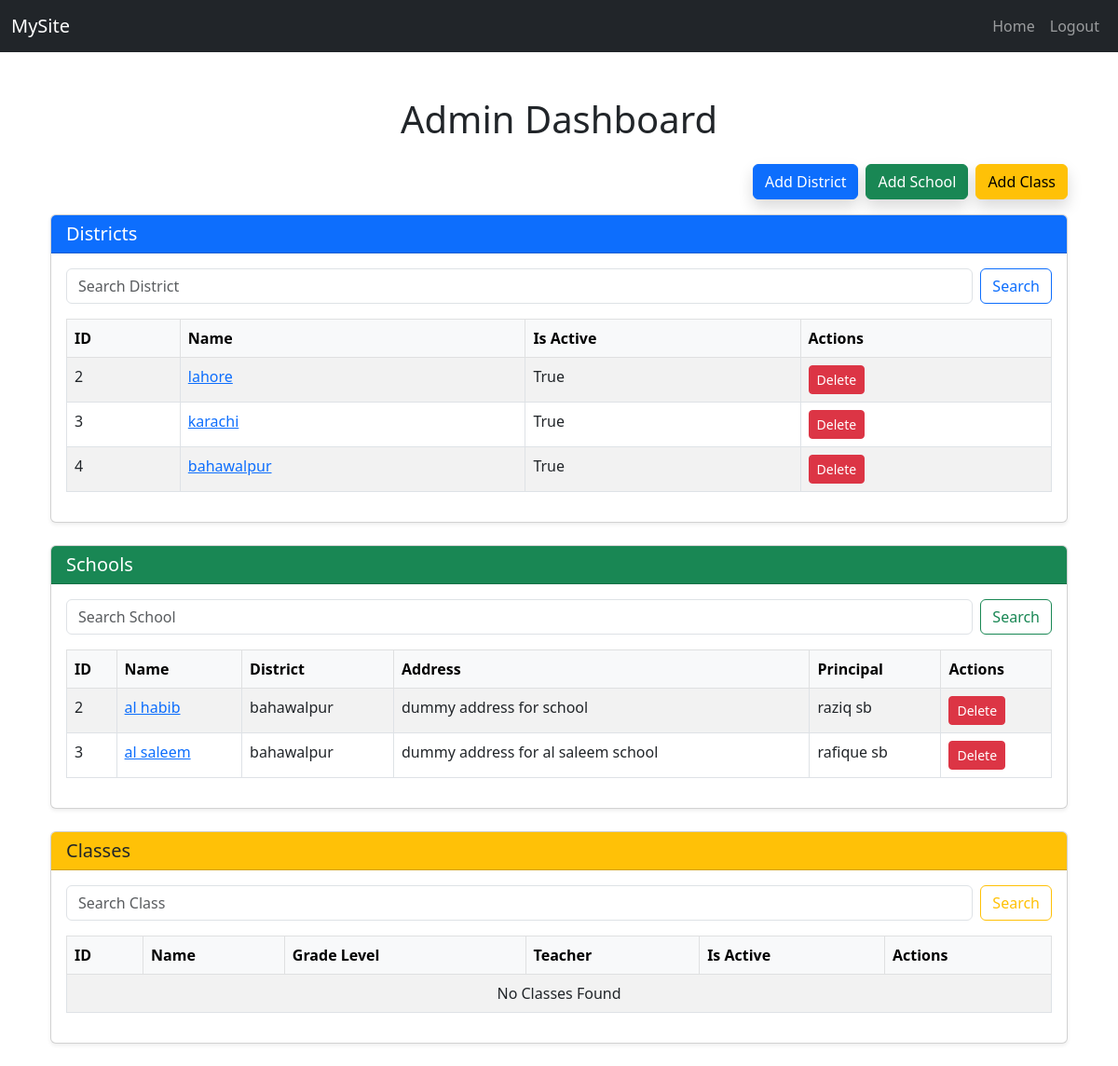
Page /user/admin/dashboard/ (signed in) on the earlier database version.
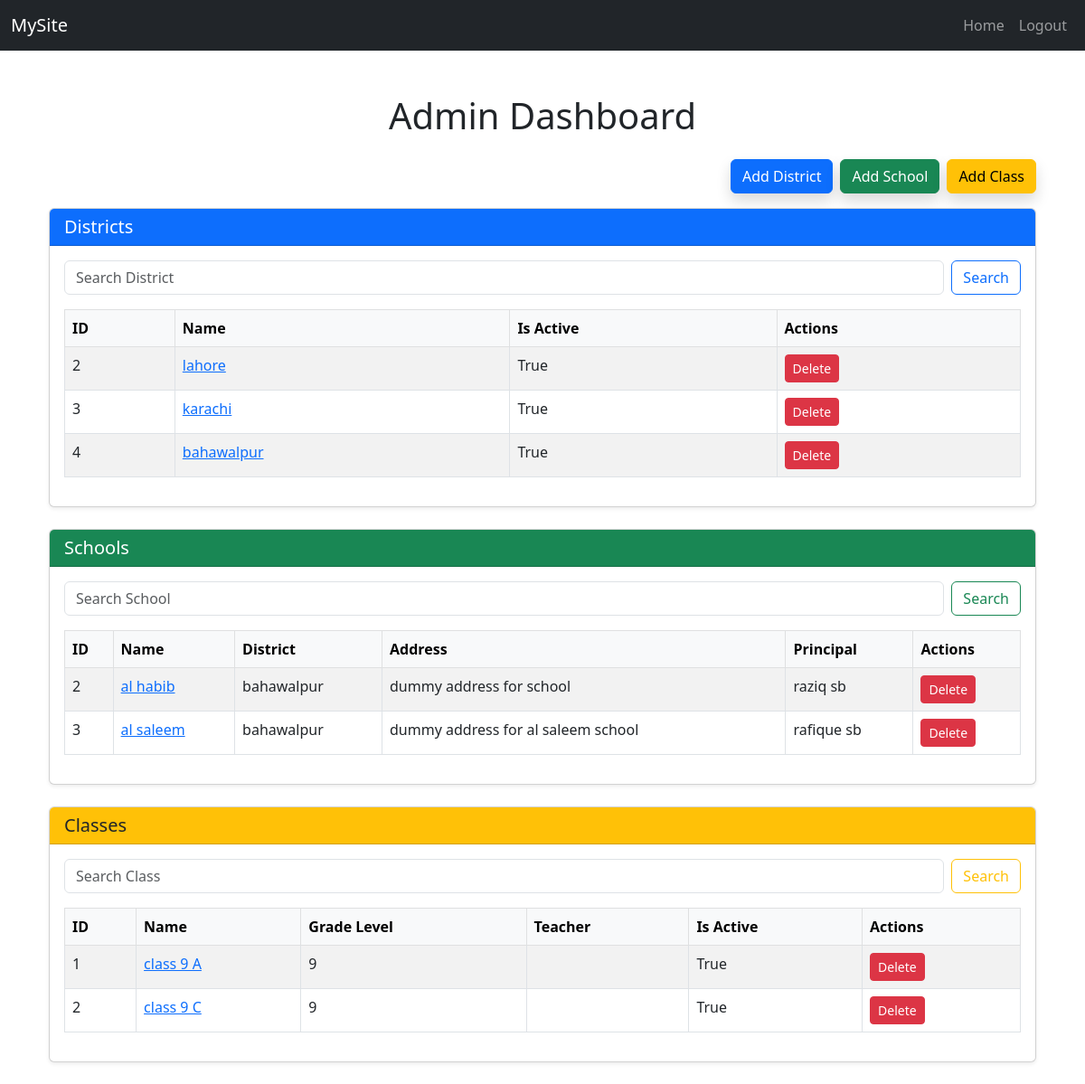
Same page on the later database version.
### school/models.py (models this page shows, shortened)
class District(models.Model):
    id = models.AutoField(primary_key=True)
    name = models.CharField(max_length=255, unique=True, verbose_name="District Name")
    create_time = models.DateTimeField(auto_now_add=True, verbose_name="Created At")
    is_active = models.BooleanField(default=True, verbose_name="Is Active")
    def __str__(self):
        return self.name

class School(models.Model):
    id = models.AutoField(primary_key = True)
    name = models.CharField(max_length=255, unique=True, verbose_name="School")
    address = models.TextField(verbose_name="Address")
    principal = models.CharField(max_length=255)
    district = models.ForeignKey(District, on_delete=CASCADE, related_name="school_district")
    created_at = models.DateTimeField(auto_now_add=True)
    is_active = models.BooleanField(default=True, verbose_name="Is Active")
    def __str__(self):
        return self.name

class ClassRoom(models.Model):
    name = models.CharField(max_length=100)
    grade_level= models.IntegerField(validators=[validate_grade_level])
    school = models.ForeignKey(School, on_delete=models.CASCADE, related_name='classes')
    assigned_teacher = models.ForeignKey(
        User,
        on_delete=models.SET_NULL,
        null=True,
        blank=True,
        limit_choices_to={'role': 'teacher'},
        related_name='teaching_classes'
    )
    students = models.ManyToManyField(
        User,
        blank=True,
        limit_choices_to={'role': 'student'},
        related_name='enrolled_classes'
    )
    is_active = models.BooleanField(default=True, verbose_name="Is Active")
    created_at = models.DateTimeField(auto_now_add=True)
    class Meta:
        unique_together = ('name', 'school')  #here ensuring classname should be unique, we fullfilled one section or multiple section requirements here

### users/views.py (the view)
# urls.py: path('admin/dashboard/', views.admin_dashboard, name='admin_dashboard'),
@admin_required
def admin_dashboard(request):
    districts = District.objects.all()
    schools = School.objects.all()
    classes = ClassRoom.objects.all()
    district_form = DistrictForm()
    school_form = SchoolForm()
    class_from = ClassForm
    district_search_query = request.GET.get('district_search')
    if district_search_query:
        districts = districts.filter(name__icontain=district_search_query)
    school_search_query = request.GET.get('school_search')
    if school_search_query:
        schools = schools.filter(name__icontain = school_search_query)
    class_search_query = request.GET.get('class_search')
    if class_search_query:
        classes = classes.filter(name__icontain = class_search_query)
    selected_district_id = request.GET.get('district_id')
    if selected_district_id:
        schools = schools.filter(district_id = selected_district_id)
    if request.method == 'POST' and 'add_district' in request.POST:
        district_form = DistrictForm(request.POST)
        if district_form.is_valid():
            district_form.save()
            return redirect('admin_dashboard')
    if request.method == 'POST' and 'add_school' in request.POST:
        school_form = SchoolForm(request.POST)
        if school_form:
            school_form.save()
            return redirect('admin_dashboard')
    selected_school_id = request.GET.get('school_id')
    if selected_school_id:
        classes = classes.filter(school_id = selected_school_id)
    if request.method == 'POST' and 'add_class' in request.POST:
        class_form = ClassForm(request.POST)
        if class_form.is_valid():
            class_form.save()
            return redirect('admin_dashboard')
    context = {
        'districts': districts,
        'schools': schools,
        'district_form':district_form,
        'school_form': school_form,
        'selected_district_id':selected_district_id,
        'classes': classes,
        'class_from': class_from,
        'selected_school_id': selected_school_id
    }
    return render(request, 'admin_dashboard.html', context)

### school/forms.py
class DistrictForm(forms.ModelForm):
    class Meta:
        model = District
        fields = ['name', 'is_active']

class SchoolForm(forms.ModelForm):
    class Meta:
        model = School
        fields = ['name', 'address','district', 'principal', 'is_active']

### users/models.py (called while the page is built)
    def __str__(self):
        return self.email

    def get_full_name(self):
        return self.full_name

### users/templates/admin_dashboard.html (shortened to what this page needs)
{% extends 'base.html' %}
{% block content %}
<div class="container mt-5">
    <h1 class="text-center mb-4">Admin Dashboard</h1>
    <div class="d-flex justify-content-end mb-3 gap-2">
        <button class="btn btn-primary shadow" data-bs-toggle="modal" data-bs-target="#addDistrictModal">Add District</button>
        <button class="btn btn-success shadow" data-bs-toggle="modal" data-bs-target="#addSchoolModal">Add School</button>
        <button class="btn btn-warning shadow" data-bs-toggle="modal" data-bs-target="#addClassModal">Add Class</button>
    </div>
    <div class="card shadow-sm mb-4">
        <div class="card-header bg-primary text-white">
            <h5 class="mb-0">Districts</h5>
        </div>
        <div class="card-body">
            <form method="get" class="mb-3 d-flex gap-2">
                <input type="text" name="district_search" class="form-control" placeholder="Search District" value="{{ request.GET.district_search }}">
                <button type="submit" class="btn btn-outline-primary">Search</button>
            </form>
            <table class="table table-bordered table-hover table-striped">
                <thead class="table-light">
                    <tr>
                        <th>ID</th>
                        <th>Name</th>
                        <th>Is Active</th>
                        <th>Actions</th>
                    </tr>
                </thead>
                <tbody>
                    {% for district in districts %}
                    <tr>
                        <td>{{ district.id }}</td>
                        <td><a href="{% url 'admin_dashboard' %}?district_id={{ district.id }}">{{ district.name }}</a></td>
                        <td>{{ district.is_active }}</td>
                        <td><a href="{% url 'delete_district' district.id %}" class="btn btn-sm btn-danger">Delete</a></td>
                    </tr>
                    {% empty %}
                    <tr><td colspan="4" class="text-center">No District Found</td></tr>
                    {% endfor %}
                </tbody>
            </table>
        </div>
    </div>
    <div class="card shadow-sm mb-4">
        <div class="card-header bg-success text-white">
            <h5 class="mb-0">Schools {% if selected_district_id %}(Filtered by District ID {{ selected_district_id }}){% endif %}</h5>
        </div>
        <div class="card-body">
            <form method="get" class="mb-3 d-flex gap-2">
                <input type="text" name="school_search" class="form-control" placeholder="Search School" value="{{ request.GET.school_search }}">
                <button type="submit" class="btn btn-outline-success">Search</button>
            </form>
            <table class="table table-bordered table-hover table-striped">
                <thead class="table-light">
                    <tr>
                        <th>ID</th>
                        <th>Name</th>
                        <th>District</th>
                        <th>Address</th>
                        <th>Principal</th>
                        <th>Actions</th>
                    </tr>
                </thead>
                <tbody>
                    {% for school in schools %}
                    <tr>
                        <td>{{ school.id }}</td>
                        <td><a href="{% url 'admin_dashboard' %}?school_id={{ school.id }}&district_id={{ school.district.id }}">{{ school.name }}</a></td>
                        <td>{{ school.district.name }}</td>
                        <td>{{ school.address }}</td>
                        <td>{{ school.principal }}</td>
                        <td><a href="{% url 'delete_school' school.id %}" class="btn btn-sm btn-danger">Delete</a></td>
                    </tr>
                    {% empty %}
                    <tr><td colspan="6" class="text-center">No Schools Found</td></tr>
                    {% endfor %}
                </tbody>
            </table>
        </div>
    </div>
    <div class="card shadow-sm mb-4">
        <div class="card-header bg-warning text-dark">
            <h5 class="mb-0">Classes {% if selected_school_id %}(Filtered by School ID {{ selected_school_id }}){% endif %}</h5>
        </div>
        <div class="card-body">
            <form method="get" class="mb-3 d-flex gap-2">
                <input type="text" name="class_search" class="form-control" placeholder="Search Class" value="{{ request.GET.class_search }}">
                <button type="submit" class="btn btn-outline-warning">Search</button>
            </form>
            <table class="table table-bordered table-hover table-striped">
                <thead class="table-light">
                    <tr>
                        <th>ID</th>
                        <th>Name</th>
                        <th>Grade Level</th>
                        <th>Teacher</th>
                        <th>Is Active</th>
                        <th>Actions</th>
                    </tr>
                </thead>
                <tbody>
                    {% for class_ in classes %}
                    <tr>
                        <td>{{ class_.id }}</td>
                        <td>
                            <a href="#" data-bs-toggle="modal" data-bs-target="#classDetailModal{{ class_.id }}">
                                {{ class_.name }}
                            </a>
                        </td>
                        <td>{{ class_.grade_level }}</td>
                        <td>{{ class_.assigned_teacher.get_full_name }}</td>
                        <td>{{ class_.is_active }}</td>
                        <td><a href="{% url 'delete_class' class_.id %}" class="btn btn-sm btn-danger">Delete</a></td>
                    </tr>
                    {% empty %}
                    <tr><td colspan="6" class="text-center">No Classes Found</td></tr>
                    {% endfor %}
                </tbody>
            </table>
        </div>
    </div>
</div>
{% endblock %}

### core/templates/base.html (shortened to what this page needs)
{% load static %}
<!DOCTYPE html>
<html lang="en">
<head>
    <link rel="stylesheet" href="{% static 'bootstrap/css/bootstrap.min.css' %}">
    <link rel="stylesheet" href="https://cdn.jsdelivr.net/npm/bootstrap@5.3.0/dist/css/bootstrap.min.css">
</head>
<body>
<nav class="navbar navbar-expand-lg navbar-dark bg-dark">
  <div class="container-fluid">
    <a class="navbar-brand" href="/">MySite</a>
    <div class="collapse navbar-collapse" id="navbarNav">
      <ul class="navbar-nav ms-auto">
        <li class="nav-item">
          <a class="nav-link" href="/">Home</a>
        </li>
        {% if user.is_authenticated %}
          <li class="nav-item">
            <a class="nav-link" href="{% url 'logout' %}">Logout</a>
          </li>
        {% endif %}
      </ul>
    </div>
  </div>
</nav>
<div class="container mt-4">
    {% block content %}
    {% endblock %}
</div>
</body>
</html>

Differences in the rows shown:
added ClassRoom: id "1", name "class 9 A", grade_level "9", is_active "True"
added ClassRoom: id "2", name "class 9 C", grade_level "9", is_active "True"
Other differences:
text no longer shown: "No Classes Found"
